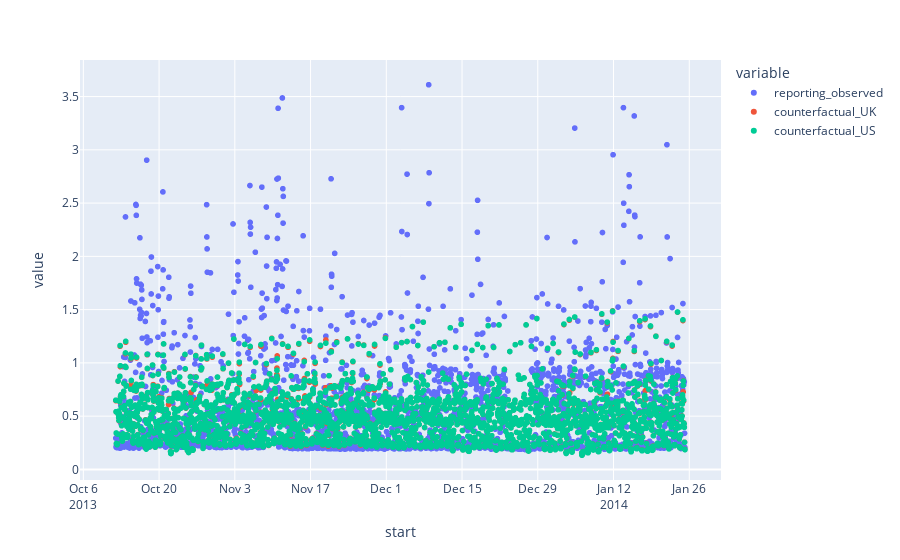

Here is the notebook cell this chart was saved with:
### Markdown cell above
### EEMeter hourly
- The amendments to EEMeter hourly imply some marginal changes to EEMeter hourly, because of the use of fixed balance points in this model (compared to the grid search method employed by EEMeter daily) to calculate occupancy matrices.

### Code cell
# Run two studies, one in the UK with degC and one in the US with degF
metered_savings_UK = eemeter.eemeter_hourly(
gas, elec, temperature_data, blackout_start_date, blackout_end_date, region="UK"
)
metered_savings_US = eemeter.eemeter_hourly(
gas, elec, temperature_data_degF, blackout_start_date, blackout_end_date, region="USA"
)
# Get the required data into a single DataFrame and then plot it
metered_savings = metered_savings_US[["reporting_observed", "counterfactual_usage"]]
metered_savings = metered_savings.rename(columns={"counterfactual_usage": "counterfactual_US"})
metered_savings["counterfactual_UK"] = metered_savings_UK["counterfactual_usage"]
metered_savings["US_UK_diff"] = metered_savings["counterfactual_US"] - metered_savings["counterfactual_UK"]

fig = px.scatter(metered_savings, y=["reporting_observed", "counterfactual_UK", "counterfactual_US"])
fig.show()

# Find the abs sum of all the diffs
print('The absolute difference between EEMeter daily outputs using the UK and US specifier is: ' + str(metered_savings["US_UK_diff"].abs().sum()))

### Figure 1 — Plotly figure (JSON) as saved in the notebook; plotly's stock layout.template omitted (floating-point values rounded to 4 significant figures; data arrays with more than 128 entries replaced by an {"elided": "..."} marker saying what was removed)
{"data": [{"hovertemplate": "variable=reporting_observed<br>start=%{x}<br>value=%{y}<extra></extra>", "legendgroup": "reporting_observed", "marker": {"color": "#636efa", "symbol": "circle"}, "mode": "markers", "name": "reporting_observed", "showlegend": true, "type": "scattergl", "x": {"elided": "2527 str values"}, "xaxis": "x", "y": {"elided": "2527 float values"}, "yaxis": "y"}, {"hovertemplate": "variable=counterfactual_UK<br>start=%{x}<br>value=%{y}<extra></extra>", "legendgroup": "counterfactual_UK", "marker": {"color": "#EF553B", "symbol": "circle"}, "mode": "markers", "name": "counterfactual_UK", "showlegend": true, "type": "scattergl", "x": {"elided": "2527 str values"}, "xaxis": "x", "y": {"elided": "2527 float values"}, "yaxis": "y"}, {"hovertemplate": "variable=counterfactual_US<br>start=%{x}<br>value=%{y}<extra></extra>", "legendgroup": "counterfactual_US", "marker": {"color": "#00cc96", "symbol": "circle"}, "mode": "markers", "name": "counterfactual_US", "showlegend": true, "type": "scattergl", "x": {"elided": "2527 str values"}, "xaxis": "x", "y": {"elided": "2527 float values"}, "yaxis": "y"}], "layout": {"legend": {"title": {"text": "variable"}, "tracegroupgap": 0}, "margin": {"t": 60}, "xaxis": {"anchor": "y", "domain": [0, 1], "title": {"text": "start"}}, "yaxis": {"anchor": "x", "domain": [0, 1], "title": {"text": "value"}}}}
